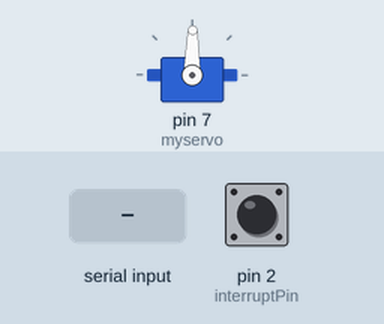
Simulated run of this sketch. Board: Arduino Uno, built with avr-gcc and run on an emulated ATmega328P. Parts: servo. Inputs (shaded band) come from the test bench; at power-on: pin 2 (interruptPin) LOW. What the sketch prints to the serial monitor is not drawn.

Above: at 1.2 s.
1.3 s: "Tigo" received over Serial
At 2.7 s:
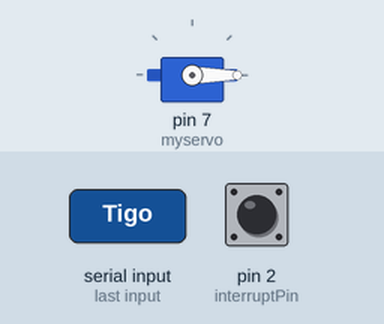
Timing chart, 0 to 4.4 s (numbered marks = the images above; inputs shaded):
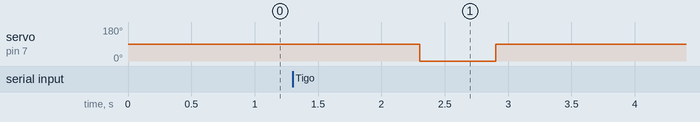

The sketch:

kicker_firmware_arduino_servomotor.ino
```cpp
#include <Servo.h>

Servo myservo;  // create servo object to control a servo

// Define the pin for the interrupt
const int interruptPin = 2;

int count = 0;

bool endReached = 0;

void setup() {
  Serial.begin(9600);
  myservo.attach(7);  // attaches the servo on pin 9 to the servo object
  // Initialize the interrupt pin as input
  pinMode(interruptPin, INPUT);

   // Attach interrupt to the interrupt pin
  // Arguments: interrupt number, ISR function, mode (RISING)
  attachInterrupt(digitalPinToInterrupt(interruptPin), trigger_kicker, RISING);

}

void loop() {
  // if(endReached){
    myservo.write(89);
  // }
  // else{
  //   myservo.write(0);
  //   // delay(2000);
  //   endReached = 0;
  // }
  Serial.println(endReached);
}

void trigger_kicker(){
  endReached = 1;
}

void serialEvent() {
  while (Serial.available()) {
    String receivedChar = Serial.readString();
    if (receivedChar.startsWith("Tigo")) {
      myservo.write(0);
      delay(600);
      myservo.write(89);
    }
  }
}
```

Measured:
- after the input at 1.3 s, servo on pin 7 (myservo): 89° → 0° after 1.0 s, → 89° 0.60 s later
